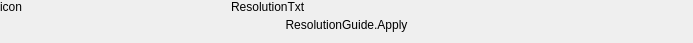
<?xml version="1.0" encoding="UTF-8"?>
<ui version="4.0">
 <class>ResolutionGuideItem</class>
 <widget class="QFrame" name="ResolutionGuideItem">
  <property name="geometry">
   <rect>
    <x>0</x>
    <y>0</y>
    <width>693</width>
    <height>43</height>
   </rect>
  </property>
  <property name="sizePolicy">
   <sizepolicy hsizetype="Preferred" vsizetype="Preferred">
    <horstretch>0</horstretch>
    <verstretch>0</verstretch>
   </sizepolicy>
  </property>
  <property name="baseSize">
   <size>
    <width>660</width>
    <height>70</height>
   </size>
  </property>
  <property name="windowTitle">
   <string>Frame</string>
  </property>
  <layout class="QHBoxLayout" name="horizontalLayout_2">
   <property name="spacing">
    <number>0</number>
   </property>
   <property name="leftMargin">
    <number>0</number>
   </property>
   <property name="topMargin">
    <number>0</number>
   </property>
   <property name="rightMargin">
    <number>0</number>
   </property>
   <property name="bottomMargin">
    <number>0</number>
   </property>
   <item alignment="Qt::AlignTop">
    <widget class="QFrame" name="IconFrame">
     <property name="frameShape">
      <enum>QFrame::NoFrame</enum>
     </property>
     <property name="frameShadow">
      <enum>QFrame::Raised</enum>
     </property>
     <layout class="QHBoxLayout" name="horizontalLayout">
      <property name="spacing">
       <number>0</number>
      </property>
      <property name="leftMargin">
       <number>0</number>
      </property>
      <property name="topMargin">
       <number>0</number>
      </property>
      <property name="rightMargin">
       <number>0</number>
      </property>
      <property name="bottomMargin">
       <number>0</number>
      </property>
      <item alignment="Qt::AlignLeft">
       <widget class="ComplexHeaderIcon" name="PlatformIcon">
        <property name="sizePolicy">
         <sizepolicy hsizetype="Fixed" vsizetype="Fixed">
          <horstretch>0</horstretch>
          <verstretch>0</verstretch>
         </sizepolicy>
        </property>
        <property name="text">
         <string>icon</string>
        </property>
       </widget>
      </item>
     </layout>
    </widget>
   </item>
   <item alignment="Qt::AlignTop">
    <widget class="QFrame" name="MiddleFrame">
     <layout class="QVBoxLayout" name="verticalLayout">
      <property name="spacing">
       <number>0</number>
      </property>
      <property name="leftMargin">
       <number>0</number>
      </property>
      <property name="topMargin">
       <number>0</number>
      </property>
      <property name="rightMargin">
       <number>0</number>
      </property>
      <property name="bottomMargin">
       <number>0</number>
      </property>
      <item>
       <widget class="QLabel" name="ResolutionLabel">
        <property name="sizePolicy">
         <sizepolicy hsizetype="Preferred" vsizetype="Expanding">
          <horstretch>0</horstretch>
          <verstretch>0</verstretch>
         </sizepolicy>
        </property>
        <property name="text">
         <string>ResolutionTxt</string>
        </property>
        <property name="alignment">
         <set>Qt::AlignLeading|Qt::AlignLeft|Qt::AlignVCenter</set>
        </property>
       </widget>
      </item>
      <item>
       <widget class="QPushButton" name="ResolutionApplyBtn">
        <property name="text">
         <string>ResolutionGuide.Apply</string>
        </property>
        <property name="flat">
         <bool>true</bool>
        </property>
       </widget>
      </item>
      <item>
       <spacer name="verticalSpacer">
        <property name="orientation">
         <enum>Qt::Vertical</enum>
        </property>
        <property name="sizeHint" stdset="0">
         <size>
          <width>20</width>
          <height>40</height>
         </size>
        </property>
       </spacer>
      </item>
     </layout>
    </widget>
   </item>
   <item>
    <widget class="QFrame" name="DescriptionLabel">
     <property name="sizePolicy">
      <sizepolicy hsizetype="Preferred" vsizetype="Expanding">
       <horstretch>0</horstretch>
       <verstretch>0</verstretch>
      </sizepolicy>
     </property>
     <property name="frameShape">
      <enum>QFrame::NoFrame</enum>
     </property>
     <property name="frameShadow">
      <enum>QFrame::Raised</enum>
     </property>
    </widget>
   </item>
  </layout>
 </widget>
 <customwidgets>
  <customwidget>
   <class>ComplexHeaderIcon</class>
   <extends>QLabel</extends>
   <header location="global">ComplexHeaderIcon.h</header>
  </customwidget>
 </customwidgets>
 <resources/>
 <connections/>
</ui>
